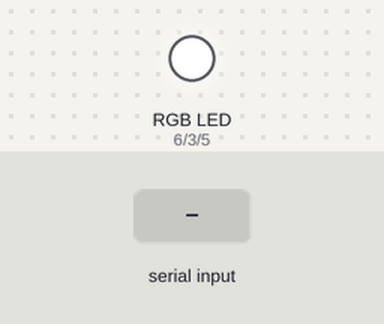
Simulated run of this sketch. Board: Arduino Uno, built with avr-gcc and run on an emulated ATmega328P. Parts: an RGB LED mixed from three pins (HIGH = lit). The inputs (shaded band) are chosen by the test bench.

Above: at 1.2 s.
1.3 s: "red" received over Serial
At 3.3 s:
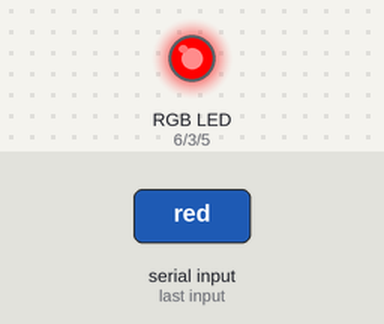
3.8 s: "green" received over Serial
At 5.2 s:
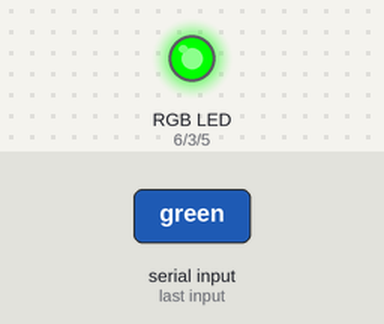
6.3 s: "blue" received over Serial
At 8.3 s:
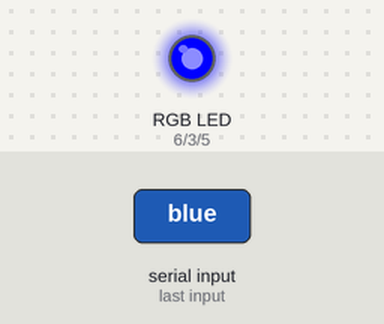
8.8 s: "yellow" received over Serial
At 10.3 s:
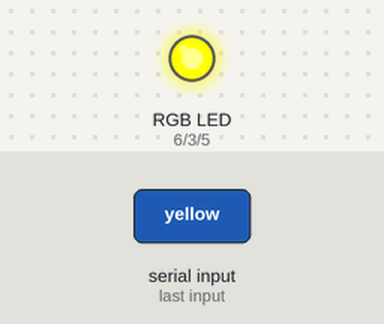
11.3 s: "cyan" received over Serial
At 13.3 s:
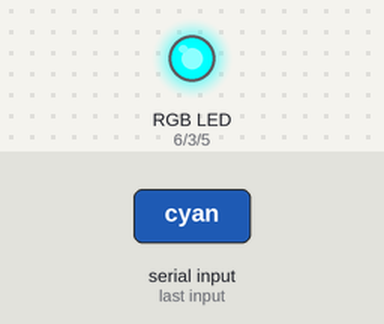
13.8 s: "magenta" received over Serial
At 15.3 s:
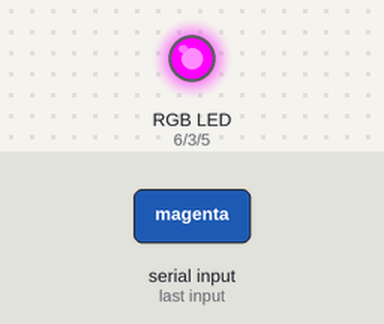
Timing chart, 0 to 16.8 s (numbered marks = the images above; inputs shaded):
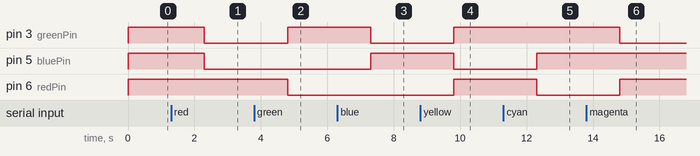

The sketch:

rgb_led1.ino
```cpp
int redPin = 6;
int greenPin = 3;
int bluePin = 5;

String setColor;

void setup()
{
  pinMode(redPin, OUTPUT);
  pinMode(greenPin, OUTPUT);
  pinMode(bluePin, OUTPUT);

  Serial.begin(9600);

  analogWrite(redPin, 255);
  analogWrite(greenPin, 255);
  analogWrite(bluePin, 255);
}

void loop()
{
  setColor = Serial.readString();

  if (setColor == "red") {
    analogWrite(redPin, 255);
    analogWrite(greenPin, 0);
    analogWrite(bluePin, 0);
  } else if (setColor == "green") {
    analogWrite(redPin, 0);
    analogWrite(greenPin, 255);
    analogWrite(bluePin, 0);
  } else if (setColor == "blue") {
    analogWrite(redPin, 0);
    analogWrite(greenPin, 0);
    analogWrite(bluePin, 255);
  } else if (setColor == "yellow") {
    analogWrite(redPin, 255);
    analogWrite(greenPin, 255);
    analogWrite(bluePin, 0);
  } else if (setColor == "cyan") {
    analogWrite(redPin, 0);
    analogWrite(greenPin, 255);
    analogWrite(bluePin, 255);
  } else if (setColor == "magenta") {
    analogWrite(redPin, 255);
    analogWrite(greenPin, 0);
    analogWrite(bluePin, 255);
  } else if (setColor == "white") {
    analogWrite(redPin, 255);
    analogWrite(greenPin, 255);
    analogWrite(bluePin, 255);
  } else if (setColor == "orange") {
    analogWrite(redPin, 255);
    analogWrite(greenPin, 165);
    analogWrite(bluePin, 0);
  } else if (setColor == "purple") {
    analogWrite(redPin, 128);
    analogWrite(greenPin, 0);
    analogWrite(bluePin, 128);
  } else if (setColor == "pink") {
    analogWrite(redPin, 255);
    analogWrite(greenPin, 192);
    analogWrite(bluePin, 203);
  }
}
```

Measured:
- after the input at 1.3 s, pin 3 (greenPin), pin 5 (bluePin): HIGH → LOW after 1.0 s
- after the input at 3.8 s, pin 3 (greenPin): LOW → HIGH after 1.0 s; pin 6 (redPin): HIGH → LOW after 1.0 s
- after the input at 6.3 s, pin 3 (greenPin): HIGH → LOW after 1.0 s; pin 5 (bluePin): LOW → HIGH after 1.0 s
- after the input at 8.8 s, pin 3 (greenPin), pin 6 (redPin): LOW → HIGH after 1.0 s; pin 5 (bluePin): HIGH → LOW after 1.0 s
- after the input at 11.3 s, pin 5 (bluePin): LOW → HIGH after 1.0 s; pin 6 (redPin): HIGH → LOW after 1.0 s
- after the input at 13.8 s, pin 3 (greenPin): HIGH → LOW after 1.0 s; pin 6 (redPin): LOW → HIGH after 1.0 s
